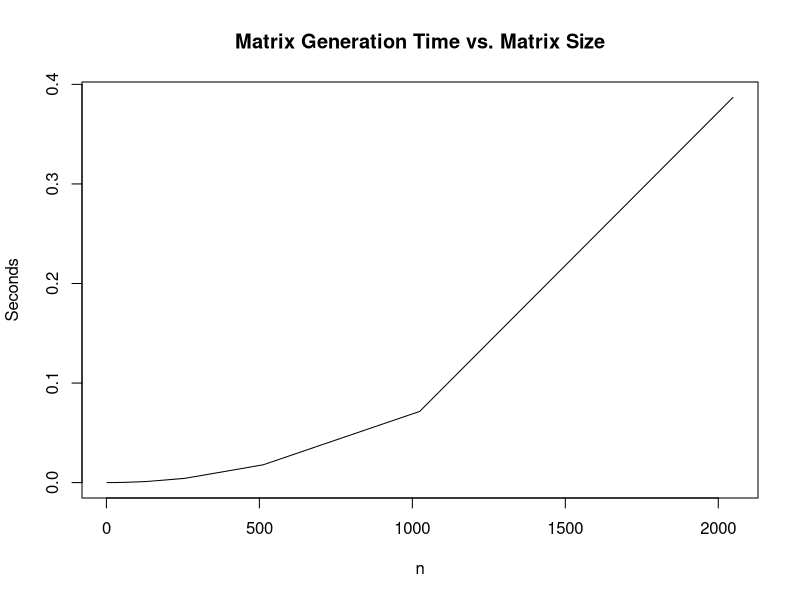
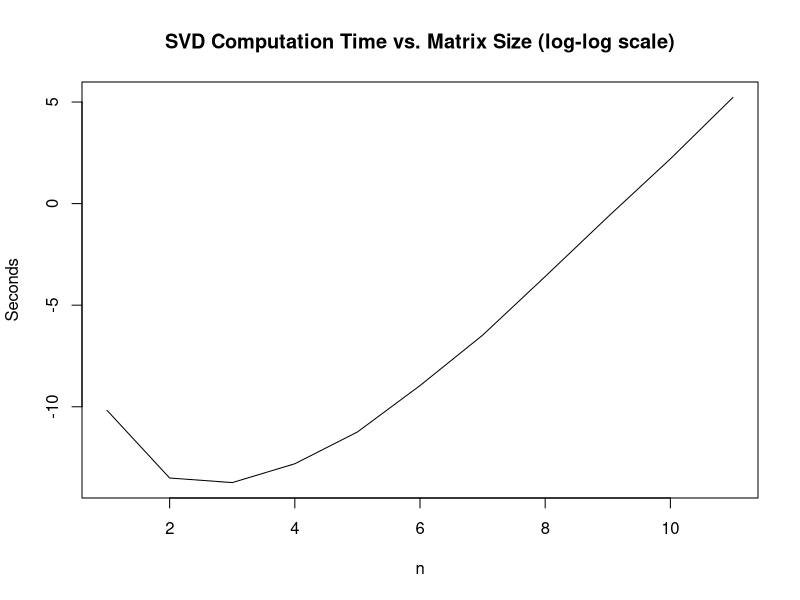
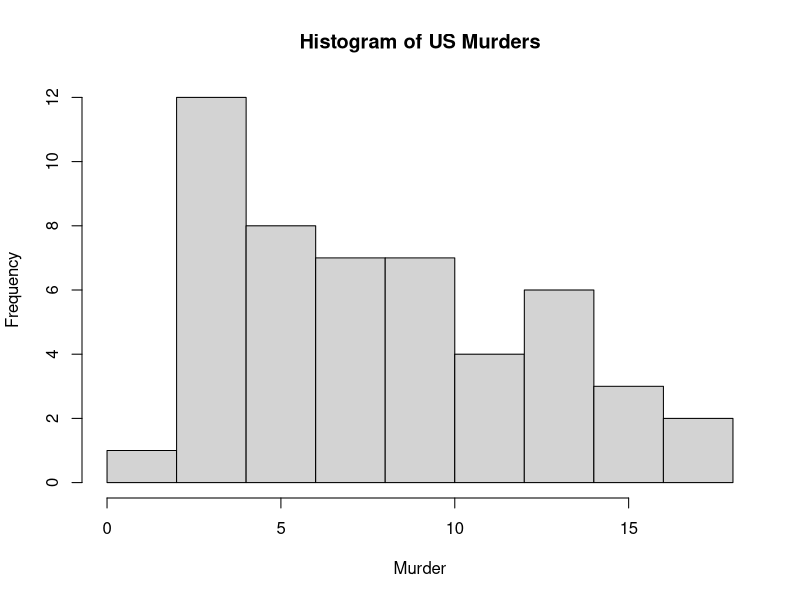
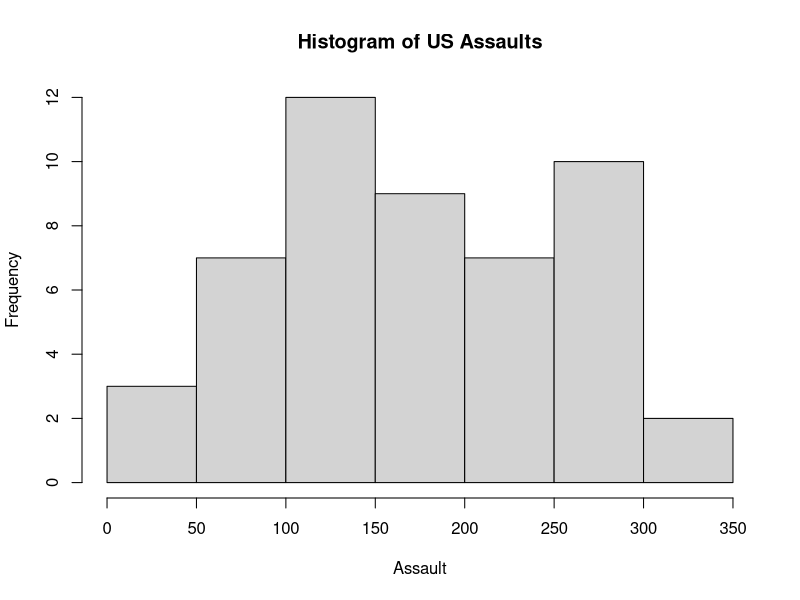
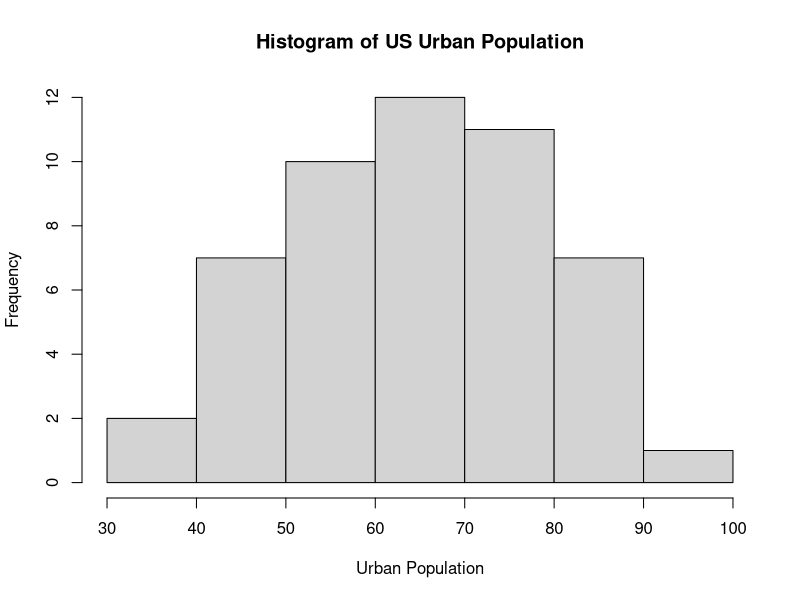
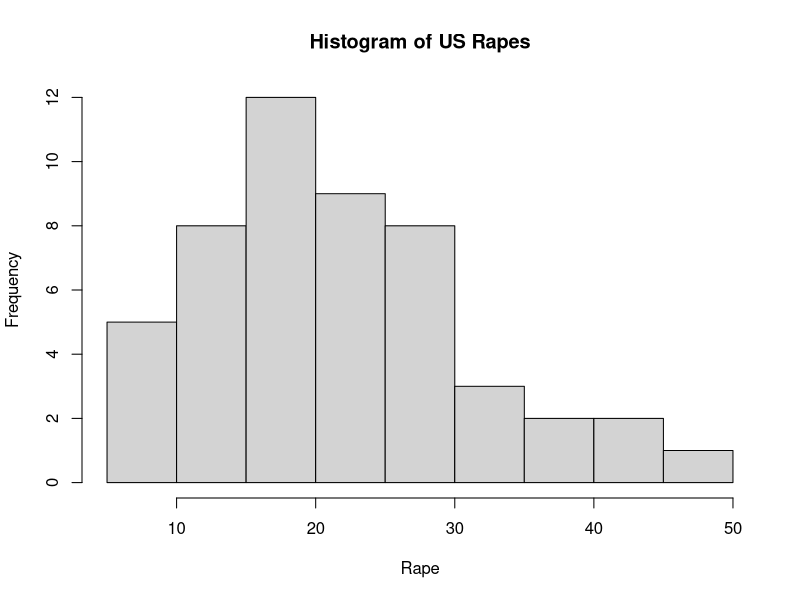
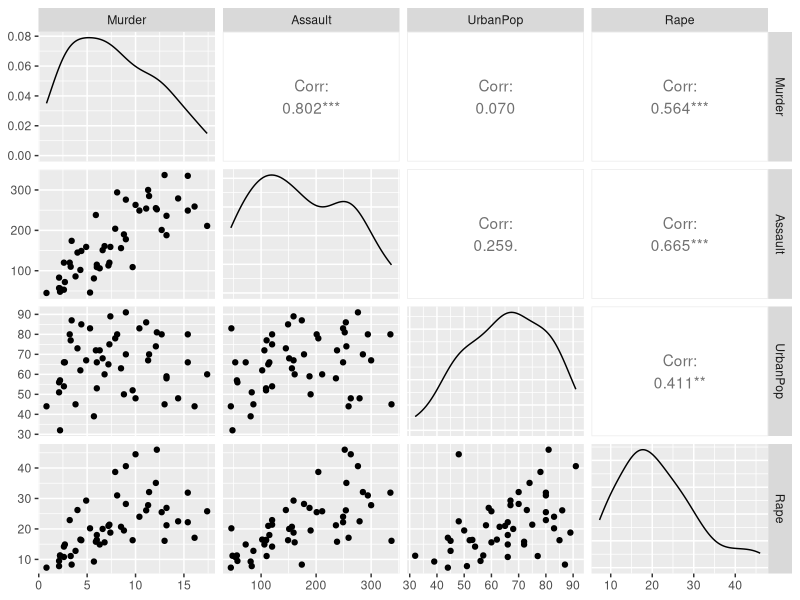
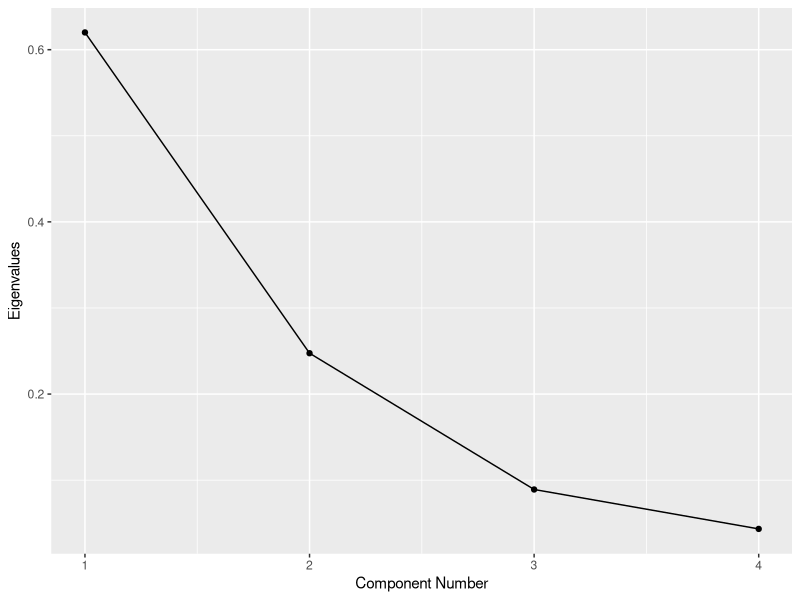

Write the R code that produced these figures, in order.
## ---- chunk 1
knitr::opts_chunk$set(echo = TRUE)
library(GGally)
## ---- chunk 2
set.seed(45)

n <- c(2, 4, 8, 16, 32, 64, 128, 256, 512, 1024, 2048)
v <- c()

for(i in seq_along(n)){
  start <- Sys.time()
  M <- matrix(rnorm((n[i])^2), nrow = n[i], ncol = n[i])
  end <- Sys.time()
  v[i] <- end - start
}

plot(n, v, type = "l", xlab = "n", ylab = "Seconds", 
     main = "Matrix Generation Time vs. Matrix Size")
## ---- chunk 3
set.seed(45)

n <- c(2, 4, 8, 16, 32, 64, 128, 256, 512, 1024, 2048)
v <- c()

for(i in seq_along(n)){
  start <- Sys.time()
  M <- matrix(rnorm((n[i])^2), nrow = n[i], ncol = n[i])
  svd(M)
  end <- Sys.time()
  v[i] <- end - start
}

plot(log2(n), log2(v), type = "l", xlab = "n", ylab = "Seconds", 
     main = "SVD Computation Time vs. Matrix Size (log-log scale)")
## ---- chunk 4
set.seed(45)

power_method <- function(matrix) {
  data <- rnorm(nrow(matrix))
  w <- data
  sk_new <- 1
  sk_old <- 0
  vector <- matrix %*% w
  while(abs(sk_new - sk_old) > .00001) {
    sk_new <- vector[which.max(abs(vector))]
    sk_old <- sk_new
    w_new <- (matrix %*% w)/sk_new
    w <- w_new
    vector <- matrix %*% w
    sk_new <- vector[which.max(abs(vector))]
  }
  return(c(w_new, sk_new))
}

A <- matrix(c(1, 2, 3, 2, -1, 4, 3, 4, -5), ncol = 3, nrow = 3)
power_method(A)
eigen(A) 
## ---- chunk 5
set.seed(45)

B <- matrix(c(5, 1, 0, 1, 4, 0, 0, 0, 1), 3, 3)
power_method(B)
eigen(B)
## ---- chunk 6
set.seed(45)

deflation <- function(matrix) {
  w_new <- power_method(matrix)[1:nrow(matrix)]
  sk_new <- power_method(matrix)[nrow(matrix)+1]
  deflation_matrix <- matrix - (sk_new * w_new %*% t(w_new))
  deflation_matrix
}

power_method(deflation(B))
eigen(deflation(B))
## ---- chunk 7
set.seed(45)

power_method(deflation(deflation(B)))
eigen(deflation(deflation(B)))
## ---- chunk 8
apply(USArrests, 2, mean)
apply(USArrests, 2, var)
apply(USArrests, 2, sd)
## ---- chunk 9
hist(USArrests$Murder, xlab = "Murder", main = "Histogram of US Murders")
hist(USArrests$Assault, xlab = "Assault", main = "Histogram of US Assaults")
hist(USArrests$UrbanPop, xlab = "Urban Population", main = "Histogram of US Urban Population")
hist(USArrests$Rape, xlab = "Rape", main = "Histogram of US Rapes")
## ---- chunk 10
ggpairs(USArrests, progress = F)
## ---- chunk 11
arrests_pca <- prcomp(USArrests, scale = TRUE)
summary(arrests_pca)
## ---- chunk 12
loadings <- arrests_pca$rotation
loadings[,1:3]
## ---- chunk 13
scores <- arrests_pca$x
scores[,1:3]
## ---- chunk 14
eigenvalues <- arrests_pca$sd^2
e_vector <- c(eigenvalues)
e_vector
sum(e_vector)
## ---- chunk 15
ggplot() + geom_point(aes(x = 1:length(eigenvalues), y=eigenvalues/sum(eigenvalues))) +
labs(x = "Component Number", y = "Eigenvalues") + geom_line(aes(x = 1:length(eigenvalues), y=eigenvalues/sum(eigenvalues)))
## ---- chunk 16
ggplot() + geom_point(aes(x = scores[, 1], y=scores[, 2])) +
geom_text(aes(x = scores[, 1], y=scores[, 2], label = rownames(USArrests))) +
labs(x = "PC1", y = "PC2")
## ---- chunk 17
ggplot() + geom_point(aes(x = scores[, 1], y=scores[, 2])) +
geom_text(aes(x = scores[, 1], y=scores[, 2], label = rownames(USArrests), color = USArrests$UrbanPop)) + labs(x = "PC1", y = "PC2", color = "Urban Population")

## ---- chunk 18
ggplot() + geom_point(aes(x = scores[, 1], y=scores[, 3])) +
geom_text(aes(x = scores[, 1], y=scores[, 3], label = rownames(USArrests))) +
labs(x = "PC1", y = "PC3")
## ---- chunk 19
set.seed(45)

data <- rbind(matrix(rnorm(20*50, mean = .42), nrow = 20),
matrix(rnorm(20*50, mean=1.10), nrow = 20),
matrix(rnorm(20*50, mean=1.45), nrow = 20))
## ---- chunk 20
pca_data <- prcomp(data)
data_scores <- pca_data$x
plot(data_scores[,1:2], col=c(rep(1,20), rep(2,20), rep(3,20)))
## ---- chunk 21
set.seed(45)

kmean_3 <- kmeans(data, 3)
true <- c(rep(1,20), rep(2,20), rep(3,20))
table(kmean_3$cluster, true)
## ---- chunk 22
set.seed(45)

kmean_2 <- kmeans(data, 2)
true <- c(rep(1,20), rep(2,20), rep(3,20))
table(kmean_2$cluster, true)
## ---- chunk 23
set.seed(45)

kmean_4 <- kmeans(data, 4)
true <- c(rep(1,20), rep(2,20), rep(3,20))
table(kmean_4$cluster, true)
## ---- chunk 24
set.seed(45)

kmean_3sc <- kmeans(data_scores, 3)
true <- c(rep(1,20), rep(2,20), rep(3,20))
table(kmean_3sc$cluster, true)
## ---- chunk 25
set.seed(45)

km3_scale <- kmeans(scale(data), 3)
true <- c(rep(1,20), rep(2,20), rep(3,20))
table(km3_scale$cluster, true)
